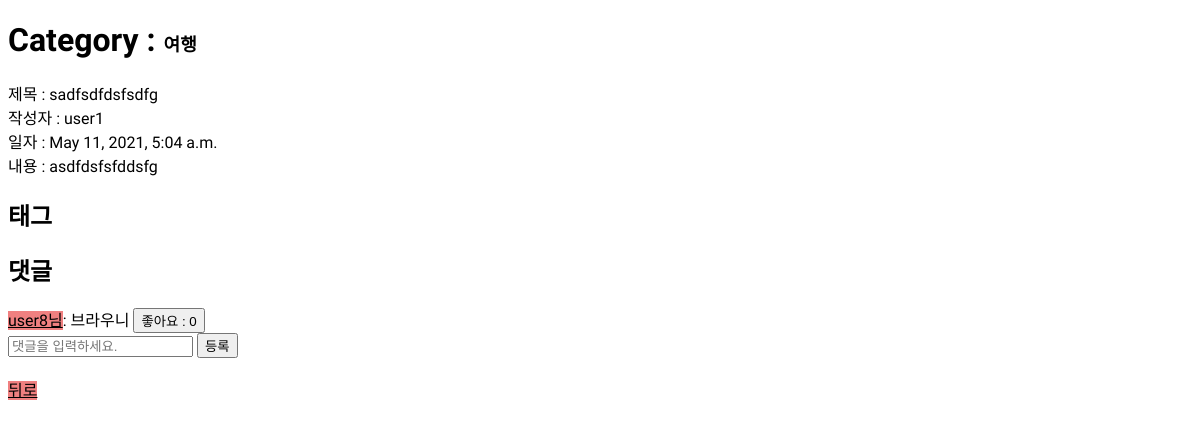
The page /detail/68 on the database as committed earlier.
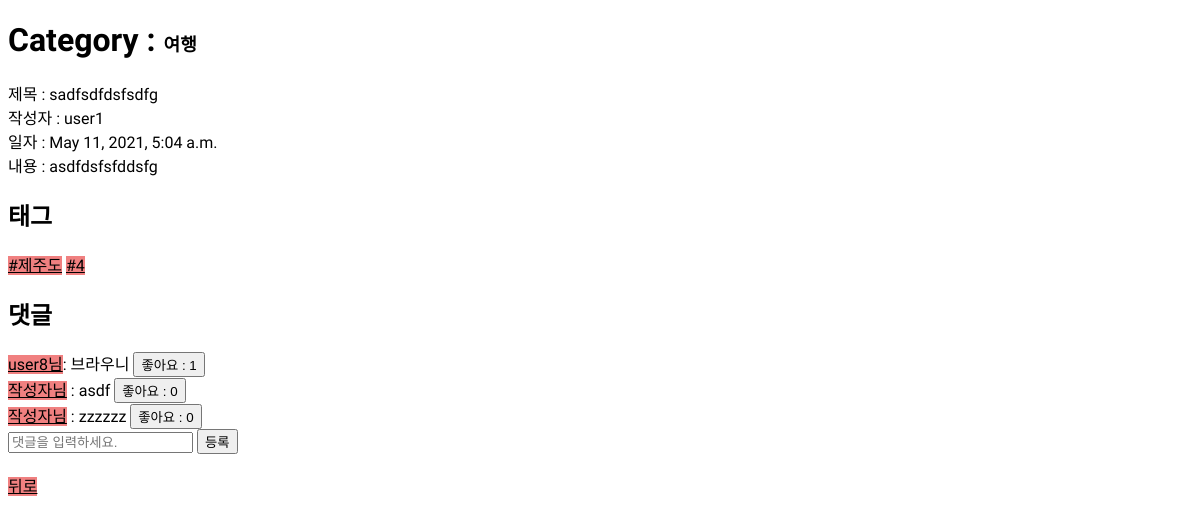
The same page on the database as committed later.
### readdataapp/models.py (models this page shows)
class Comment(models.Model):
    article = models.ForeignKey(Article, on_delete=models.SET_NULL, related_name='comments', null=True, blank=True)
    writer = models.ForeignKey(User, on_delete=models.SET_NULL, related_name='comments', null=True, blank=True )
    contents = models.TextField()
    is_deleted = models.BooleanField(default=False)
    created_at = models.TextField(default=time.time())

class LikeComment(models.Model):
    comment = models.OneToOneField(Comment, on_delete=models.CASCADE, related_name='like_comment')
    user = models.ManyToManyField(User, blank=True, related_name='like_comment')

class Tag(models.Model):
    name = models.CharField(max_length=64, unique=True)
    articles = models.ManyToManyField(Article, blank=True, related_name='tag')

### readdataapp/views.py (the view)
# urls.py: path('detail/<int:article_pk>', views.detail, name='detail'),
def detail(request, article_pk):
    article = Article.objects.filter(pk=article_pk).first()
    comments = Comment.objects.filter(article__pk=article_pk)
    comment_list = []
    for comment in comments:
        is_liked = False
        if request.user in comment.like_comment.user.all():
            is_liked = True
        data = {
            'is_liked' : is_liked,
            'comment' : comment,
            'count_of_likes': len(comment.like_comment.user.all()),
        }
        comment_list.append(data)
    tags = Tag.objects.filter(articles__pk=article_pk)
    context = {
        'article' : article,
        'article_pk' : article_pk,
        'comments' : comment_list,
        'tags' : tags,
    }
    return render(request, 'detail.html', context)

### readdataapp/models.py (called while the page is built)
    def __str__(self):
        return self.name

### readdataapp/templates/detail.html (shortened to what this page needs)
<!DOCTYPE html>
<html lang="ko">
<head>
    {% load static %}
    <link rel="stylesheet" type="text/css" href="{% static 'css/index.css' %}">
    <link rel="stylesheet" type="text/css" href="{% static 'css/category.css' %}">
</head>
<body>
    <h1>Category : <span class="heading">{{article.category}}</span></h1>
    제목 : {{article.title}}  <br>
    작성자 : {{article.writer}} <br>
    일자 : {{article.date}} <br>
    내용 : {{article.contents}}<br>
    <article>
        <h1>태그</h1>
        <ul>
            {% for tag in tags %}
            <li class="tag"><a href="{% url 'tag-detail' tag.pk %}">{{tag.name}}</a></li>
            {% endfor %}
        </ul>
    </article>
    <article>
        <h1>댓글</h1>
        <ul>
            {% for comment in comments%}
            {% if article.writer == comment.comment.writer %}
            <li>
                {% if user == comment.comment.writer %}
                <a href="{% url 'profile_detail' comment.comment.writer.pk %}">작성자님</a> : {{comment.comment.contents}}
                {% else %}
                <a href="{% url 'profile_detail' comment.comment.writer.pk %}">작성자님</a> : {{comment.comment.contents}}
                <form action="{% url 'likecomment' comment.comment.pk %}" method="POST">
                    {% if comment.is_liked %}
                    <button type=submit>좋아요 취소 : {{comment.count_of_likes}}</button>
                    {% else %}
                    <button type=submit>좋아요 : {{comment.count_of_likes}}</button>
                    {% endif %}
                </form>
                {% endif %}
            </li>
            {% else %}
            <li>
                {% if user == comment.comment.writer %}
                <a href="{% url 'profile_detail' comment.comment.writer.pk %}">{{comment.comment.writer}}님</a>: {{comment.comment.contents}}
                {% else %}
                <a href="{% url 'profile_detail' comment.comment.writer.pk %}">{{comment.comment.writer}}님</a>: {{comment.comment.contents}}
                <form action="{% url 'likecomment' comment.comment.pk %}" method="POST">
                    {% if comment.is_liked %}
                    <button type=submit>좋아요 취소: {{comment.comment.like_comment.user.all | length }}</button>
                    {% else %}
                    <button type=submit>좋아요 : {{comment.comment.like_comment.user.all | length }}</button>
                    {% endif %}
                </form>
                {% endif %}
            </li>
            {% endif %}
            {% endfor %}
        </ul>
        <form action="{% url 'comment' article.pk %}" method="POST">
            <input type="text" placeholder="댓글을 입력하세요." name="comment"/>
            <button>등록</button>
        </form>
    </article>
    <br/>
    <a href="{% url 'category' article.category.pk %}">뒤로</a>
</body>
</html>

Rows that differ between the two databases and show on the page:
added Tag: name "#제주도"
added Tag: name "#4"
computed for Comment "브라우니": comment.like_comment.user.all|length "0" → "1"
added Comment: comment.contents "asdf", count_of_likes "0"
added Comment: comment.contents "zzzzzz", count_of_likes "0"
